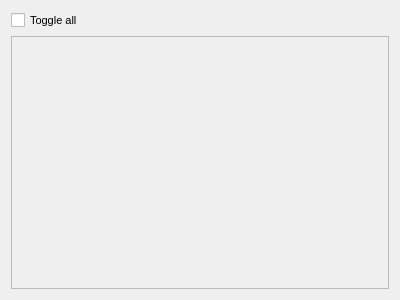
<?xml version="1.0" encoding="UTF-8"?>
<ui version="4.0">
 <class>Form</class>
 <widget class="QWidget" name="Form">
  <property name="geometry">
   <rect>
    <x>0</x>
    <y>0</y>
    <width>400</width>
    <height>300</height>
   </rect>
  </property>
  <property name="windowTitle">
   <string>Form</string>
  </property>
  <layout class="QGridLayout" name="gridLayout">
   <item row="1" column="0">
    <widget class="QScrollArea" name="default_scroll_area">
     <property name="widgetResizable">
      <bool>true</bool>
     </property>
     <widget class="QWidget" name="scrollAreaWidgetContents">
      <property name="geometry">
       <rect>
        <x>0</x>
        <y>0</y>
        <width>380</width>
        <height>255</height>
       </rect>
      </property>
      <layout class="QVBoxLayout" name="verticalLayout"/>
     </widget>
    </widget>
   </item>
   <item row="0" column="0">
    <widget class="QCheckBox" name="toggle_all">
     <property name="font">
      <font>
       <pointsize>8</pointsize>
      </font>
     </property>
     <property name="text">
      <string>Toggle all</string>
     </property>
    </widget>
   </item>
  </layout>
 </widget>
 <resources/>
 <connections/>
</ui>
